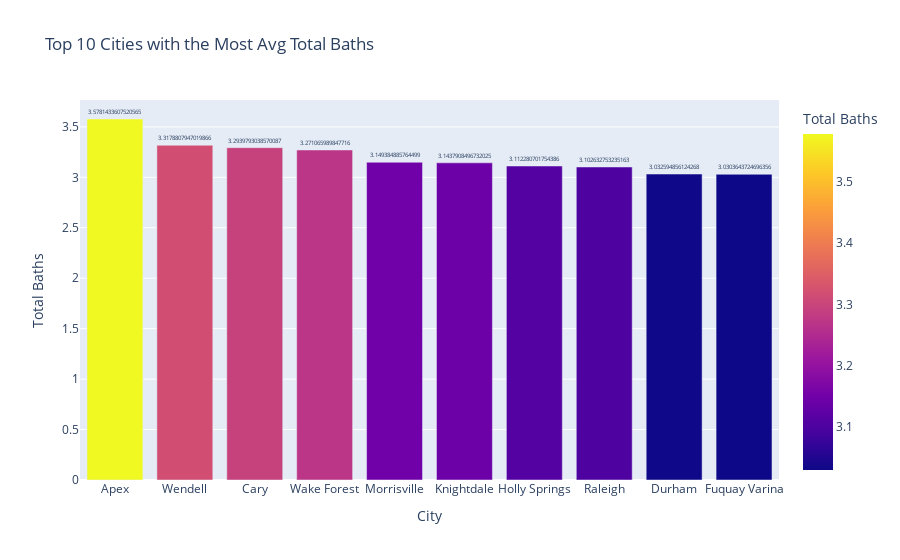

The notebook cell saved with this chart:
### Code cell
top10 = th_df.groupby('City')['Total Baths'].mean().nlargest(10).reset_index()

fig = px.bar(top10, x='City', y='Total Baths',color='Total Baths', template='plotly', 
             title='Top 10 Cities with the Most Avg Total Baths')
fig.update_traces(texttemplate='%{y:.}', textposition='outside')
fig.show()

### Figure 1 — Plotly figure (JSON) as saved in the notebook; plotly's stock layout.template omitted (floating-point values rounded to 4 significant figures)
{"data": [{"alignmentgroup": "True", "hovertemplate": "City=%{x}<br>Total Baths=%{marker.color}<extra></extra>", "legendgroup": "", "marker": {"color": [3.578, 3.318, 3.294, 3.271, 3.149, 3.144, 3.112, 3.103, 3.033, 3.03], "coloraxis": "coloraxis", "pattern": {"shape": ""}}, "name": "", "offsetgroup": "", "orientation": "v", "showlegend": false, "textposition": "outside", "texttemplate": "%{y:.}", "type": "bar", "x": ["Apex", "Wendell", "Cary", "Wake Forest", "Morrisville", "Knightdale", "Holly Springs", "Raleigh", "Durham", "Fuquay Varina"], "xaxis": "x", "y": [3.578, 3.318, 3.294, 3.271, 3.149, 3.144, 3.112, 3.103, 3.033, 3.03], "yaxis": "y"}], "layout": {"barmode": "relative", "coloraxis": {"colorbar": {"title": {"text": "Total Baths"}}, "colorscale": [[0, "#0d0887"], [0.1111, "#46039f"], [0.2222, "#7201a8"], [0.3333, "#9c179e"], [0.4444, "#bd3786"], [0.5556, "#d8576b"], [0.6667, "#ed7953"], [0.7778, "#fb9f3a"], [0.8889, "#fdca26"], [1, "#f0f921"]]}, "legend": {"tracegroupgap": 0}, "title": {"text": "Top 10 Cities with the Most Avg Total Baths"}, "xaxis": {"anchor": "y", "domain": [0, 1], "title": {"text": "City"}}, "yaxis": {"anchor": "x", "domain": [0, 1], "title": {"text": "Total Baths"}}}}
